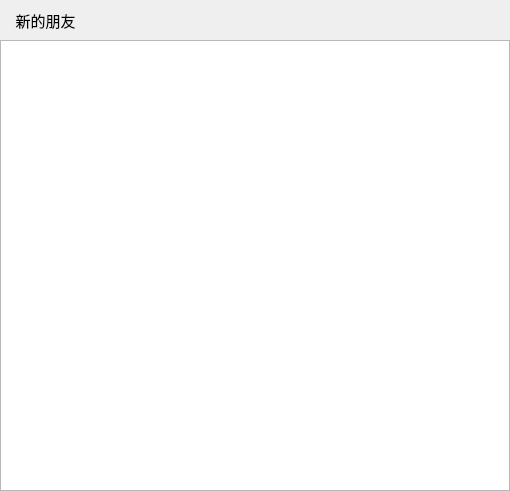
<?xml version="1.0" encoding="UTF-8"?>
<ui version="4.0">
 <class>ApplyFriend</class>
 <widget class="QWidget" name="ApplyFriend">
  <property name="geometry">
   <rect>
    <x>0</x>
    <y>0</y>
    <width>510</width>
    <height>491</height>
   </rect>
  </property>
  <property name="windowTitle">
   <string>Form</string>
  </property>
  <layout class="QVBoxLayout" name="verticalLayout">
   <property name="spacing">
    <number>0</number>
   </property>
   <property name="leftMargin">
    <number>0</number>
   </property>
   <property name="topMargin">
    <number>0</number>
   </property>
   <property name="rightMargin">
    <number>0</number>
   </property>
   <property name="bottomMargin">
    <number>0</number>
   </property>
   <item>
    <layout class="QHBoxLayout" name="horizontalLayout_2">
     <property name="spacing">
      <number>0</number>
     </property>
     <property name="leftMargin">
      <number>0</number>
     </property>
     <item>
      <widget class="QLabel" name="friend_apply_lb">
       <property name="minimumSize">
        <size>
         <width>0</width>
         <height>40</height>
        </size>
       </property>
       <property name="maximumSize">
        <size>
         <width>16777215</width>
         <height>40</height>
        </size>
       </property>
       <property name="font">
        <font>
         <family>黑体</family>
         <pointsize>11</pointsize>
        </font>
       </property>
       <property name="styleSheet">
        <string notr="true">background-color: rgba(255, 255, 255, 0);</string>
       </property>
       <property name="text">
        <string>    新的朋友</string>
       </property>
      </widget>
     </item>
    </layout>
   </item>
   <item>
    <layout class="QVBoxLayout" name="verticalLayout_2">
     <item>
      <widget class="QListWidget" name="List_ApplyFriend"/>
     </item>
    </layout>
   </item>
  </layout>
 </widget>
 <resources/>
 <connections/>
</ui>
